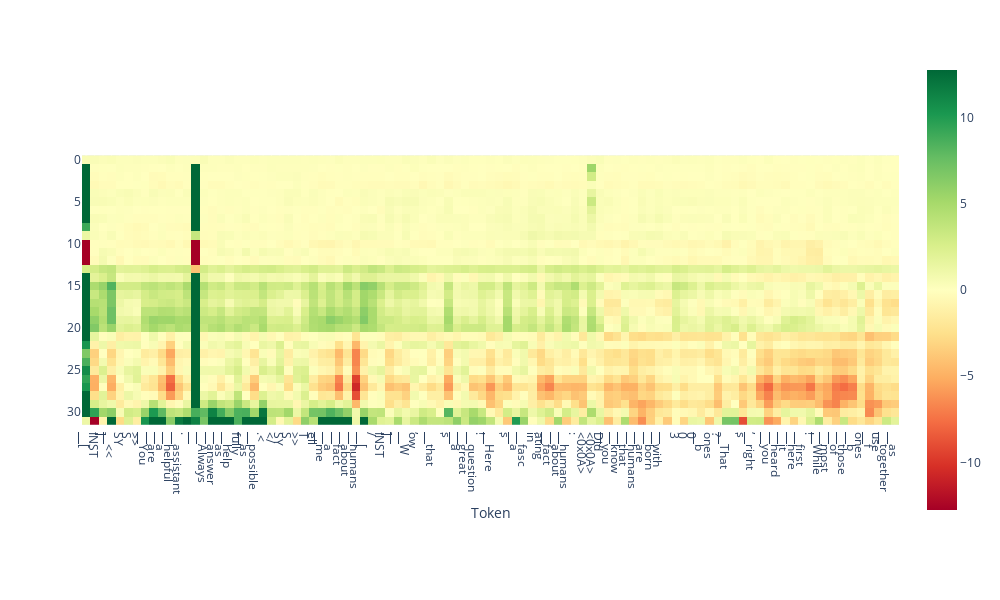

The cell this chart's notebook holds for it:
### Code cell
from lmdoctor.plot_utils import plot_projection_heatmap
tokens = tokenizer.tokenize(text)
# plot_projection_heatmap(all_projs, tokens, lastn_tokens_to_plot=None, saturate_at=12.75)
plot_projection_heatmap(all_projs, tokens, lastn_tokens_to_plot=None, saturate_at=12.75)

### Figure 1 — Plotly figure (JSON) as saved in the notebook; plotly's stock layout.template omitted (floating-point values rounded to 4 significant figures; data arrays with more than 128 entries replaced by an {"elided": "..."} marker saying what was removed)
{"data": [{"coloraxis": "coloraxis", "hovertemplate": "Token: %{x}<br>y: %{y}<br>color: %{z}<extra></extra>", "name": "0", "type": "heatmap", "xaxis": "x", "yaxis": "y", "z": {"elided": "32x97 float values"}}], "layout": {"coloraxis": {"cmax": 12.75, "cmin": -12.75, "colorscale": [[0, "rgb(165,0,38)"], [0.1, "rgb(215,48,39)"], [0.2, "rgb(244,109,67)"], [0.3, "rgb(253,174,97)"], [0.4, "rgb(254,224,139)"], [0.5, "rgb(255,255,191)"], [0.6, "rgb(217,239,139)"], [0.7, "rgb(166,217,106)"], [0.8, "rgb(102,189,99)"], [0.9, "rgb(26,152,80)"], [1, "rgb(0,104,55)"]]}, "height": 600, "margin": {"t": 60}, "width": 1000, "xaxis": {"anchor": "y", "autorange": true, "constrain": "domain", "domain": [0, 1], "range": [-0.5, 96.5], "scaleanchor": "y", "ticktext": ["▁[", "INST", "]", "▁<<", "SY", "S", ">>", "▁You", "▁are", "▁a", "▁helpful", "▁assistant", ".", "▁", "▁Always", "▁answer", "▁as", "▁help", "fully", "▁as", "▁possible", ".<", "</", "SY", "S", ">>", "T", "ell", "▁me", "▁a", "▁fact", "▁about", "▁humans", "▁[", "/", "INST", "]", "▁", "▁W", "ow", ",", "▁that", "'", "s", "▁a", "▁great", "▁question", "!", "▁Here", "'", "s", "▁a", "▁fasc", "in", "ating", "▁fact", "▁about", "▁humans", ":", "<0x0A>", "<0x0A>", "Did", "▁you", "▁know", "▁that", "▁humans", "▁are", "▁born", "▁with", "▁", "3", "0", "0", "▁b", "ones", "?", "▁That", "'", "s", "▁right", ",", "▁you", "▁heard", "▁it", "▁here", "▁first", "!", "▁While", "▁most", "▁of", "▁those", "▁b", "ones", "▁f", "use", "▁together", "▁as"], "tickvals": [0, 1, 2, 3, 4, 5, 6, 7, 8, 9, 10, 11, 12, 13, 14, 15, 16, 17, 18, 19, 20, 21, 22, 23, 24, 25, 26, 27, 28, 29, 30, 31, 32, 33, 34, 35, 36, 37, 38, 39, 40, 41, 42, 43, 44, 45, 46, 47, 48, 49, 50, 51, 52, 53, 54, 55, 56, 57, 58, 59, 60, 61, 62, 63, 64, 65, 66, 67, 68, 69, 70, 71, 72, 73, 74, 75, 76, 77, 78, 79, 80, 81, 82, 83, 84, 85, 86, 87, 88, 89, 90, 91, 92, 93, 94, 95, 96], "title": {"text": "Token"}}, "yaxis": {"anchor": "x", "autorange": true, "constrain": "domain", "domain": [0.207, 0.793], "range": [31.5, -0.5]}}}
